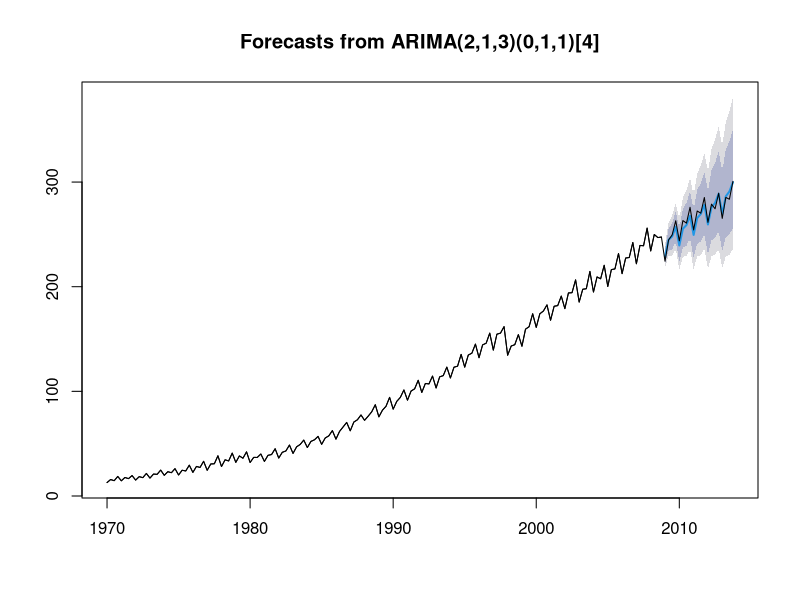

Generate this figure with R:
library(forecast)
fo1 <- "https://github.com/data-better/Forecasting/tree/gh-pages/data/"
gdp <- read.csv("gdpq.csv", header=TRUE)
gdp_o  <- ts(gdp[,1] / 1000, start=1970, frequency=4)
gdp_sa <- ts(gdp[,2] / 1000, start=1970, frequency=4)
gdp_gr <- ts((gdp_sa - lag(gdp_sa, -1)) / lag(gdp_sa, -1)*100, start=c(1970,2), frequency=4)

# Fit model to first few years of AirPassengers data
gdp.model <- Arima(window(gdp_o, end=2008+11/12), order=c(2,1,3), seasonal=list(order=c(0,1,1), period=4), lambda=0)
plot(forecast(gdp.model, h=20))
lines(gdp_o)

# Apply fitted model to later data
gdp.model2 <- Arima(window(gdp_o, start=2009), model=gdp.model)

# Forecast accuracy measures on the log scale.
# in-sample one-step forecasts.
accuracy(gdp.model)
# out-of-sample one-step forecasts.
accuracy(gdp.model2)
# out-of-sample multi-step forecasts
accuracy(forecast(gdp.model, h=20, lamdba=NULL), window(gdp_o, start=2009))

